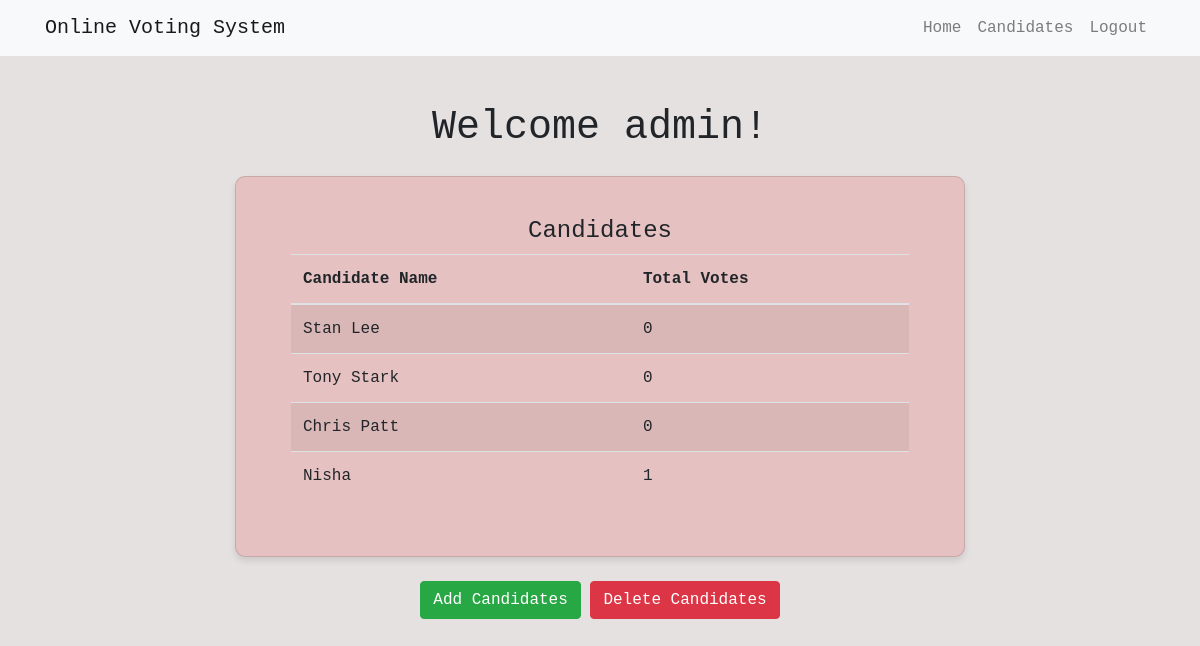
Page /accounts/admin-dashboard/ (signed in) on the earlier database version.
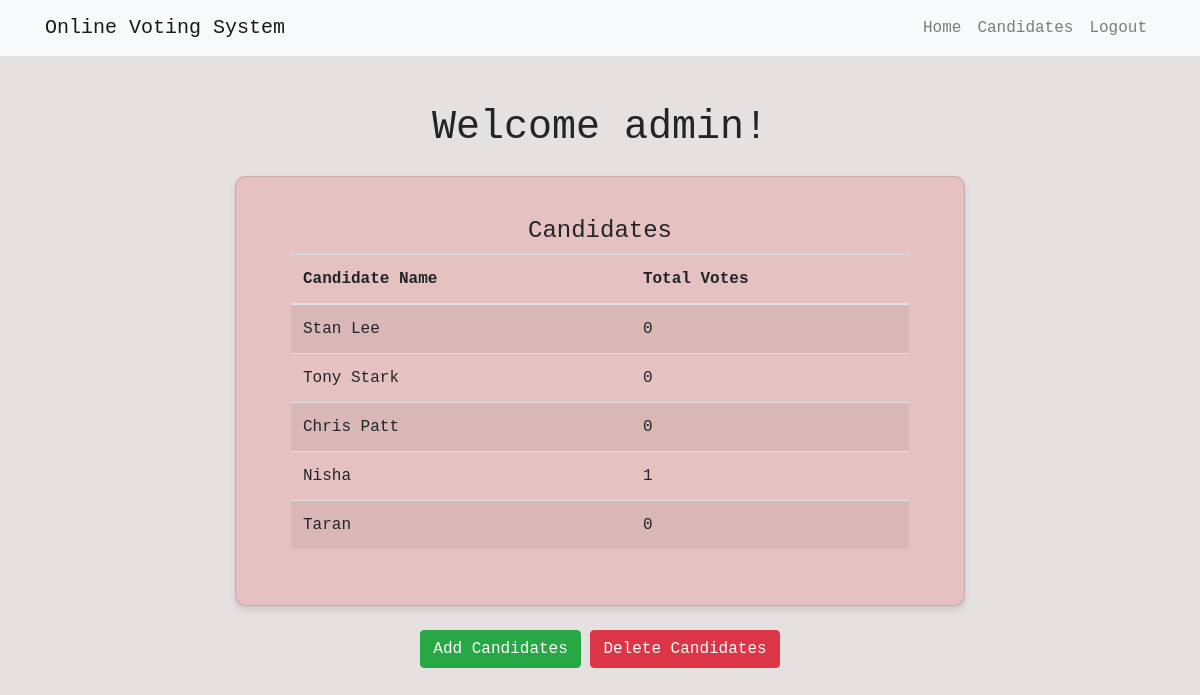
Same page on the later database version.
### accounts/models.py (models this page shows, shortened)
class Candidate(models.Model):
    name = models.CharField(max_length=100)

### accounts/views.py (the view)
# urls.py: path('admin-dashboard/', views.admin_dashboard, name='admin_dashboard'),
@login_required
def admin_dashboard(request):
    if request.user.role != 'admin':
        return redirect('profile')
    else:
        candidates = Candidate.objects.all()
        candidate_votes = {candidate.name: Vote.objects.filter(candidate=candidate).count() for candidate in candidates}
        return render(request, 'accounts/admin_dashboard.html', {'candidates': candidates, 'candidate_votes': candidate_votes})
    return render(request, 'accounts/admin_dashboard.html',{'candidates': candidates})

### accounts/templates/accounts/admin_dashboard.html (shortened to what this page needs)
{% load static %}
<!DOCTYPE html>
<html>
<head>
	<link rel="stylesheet" type="text/css" href="{% static 'evoting/css/opensans-font.css' %}">
	<link rel="stylesheet" type="text/css" href="{% static 'evoting/css/bootstrap.css' %}">
	<link rel="stylesheet" type="text/css" href="{% static 'evoting/css/jquery-ui.min.css' %}">
    <link rel="stylesheet" href="{% static 'evoting/css/style.css'%}"/>
</head>
<body>
    <nav class="navbar navbar-expand-lg navbar-light bg-light">
        <div class="container">
            <a class="navbar-brand" href="{% url 'profile' %}">Online Voting System</a>
            <div class="collapse navbar-collapse" id="navbarNav">
                <ul class="navbar-nav ml-auto">
                    <li class="nav-item">
                        <a class="nav-link" href="{% url 'profile' %}">Home</a>
                    </li>
                    {% if user.role == 'admin' %}
                        <li class="nav-item">
                            <a class="nav-link" href="{% url 'admin_dashboard' %}">Candidates</a>
                        </li>
                    {% endif %}
                    <li class="nav-item">
                        <a class="nav-link" href="{% url 'logout' %}">Logout</a>
                    </li>
                </ul>
            </div>
        </div>
    </nav>
    <div class="container mt-5">
		<div class="row">
			<div class="col-md-12">
			<h1 class="card-title text-center mb-4">Welcome {{ user.username }}!</h1>
			</div>
        </div>
        <div class="row justify-content-center">
            <div class="col-md-8 ">
                <div class="card custom-card">
                    <div class="card-body">
                        <div class="row">
                            <div class="col-md-12 text-center">
                               <h4>Candidates</h4>
                                </div>
                        </div>
                        <div class="container">
                            <table class="table table-striped">
                                <thead>
                                    <tr>
                                        <th scope="col">Candidate Name</th>
                                        <th scope="col">Total Votes</th>
                                    </tr>
                                </thead>
                                <tbody>
                                    {% if candidate_votes %}
                                        {% for candidate, votes in candidate_votes.items %}
                                        <tr>
                                            <td>{{ candidate }}</td>
                                            <td>{{ votes }}</td>
                                        </tr>
                                        {% endfor %}
                                    {% else %}
                                        <tr>
                                            <td colspan="2" class="2">No candidates available</td>
                                        </tr>
                                    {% endif %}
                                </tbody>
                            </table>
                        </div>
                    </div>
                </div>
            </div>
        </div>
        <div class="row">
            <div class="col-md-12 text-center mt-3">
                <a href="{% url 'add_candidate' %}" style="text-decoration: none;">
                    <button class="btn btn-success mt-2">Add Candidates</button>
                </a>
                <a href="{% url 'reset_candidates' %}" style="text-decoration: none;">
                    <button class="btn btn-danger mt-2">Delete Candidates</button>
                </a>
            </div>
        </div>
    </div>
</body>
</html>

Differences in the rows shown:
added Candidate: candidate_votes "Taran"
Other differences:
new list line: "0"
